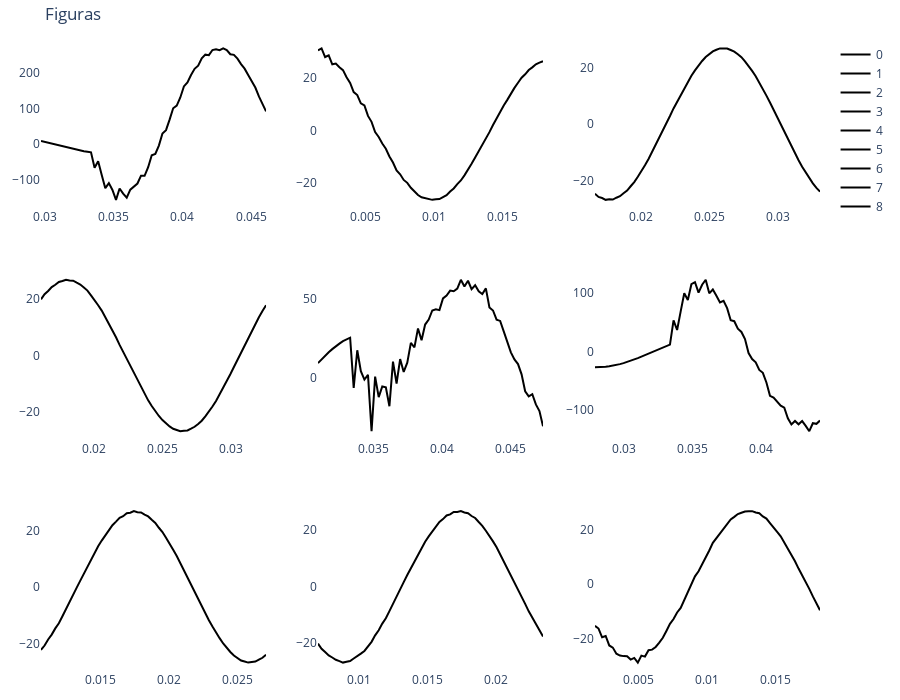

Notebook source saved alongside this figure:
### Markdown cell above
##### 6.2. Plotly Plot

### Code cell
from plotly.subplots import make_subplots
import plotly.graph_objects as go

fs = 3840
dataset_plot = Form1Dataset(
    dataset_dir, max_window_idx=max_window_idx, signal_name=signal_name, test=True
)
plot_dataloader = DataLoader(dataset_plot, batch_size=train_batch_size, shuffle=True)

dataiter = iter(plot_dataloader)
signal_windows, t_windows, labels, *_ = next(dataiter)

x = model(signal_windows[0:9].to(device))
x = x.detach()

# Crear Matriz de confusión
df = confussion_matrix(x, labels[0:9])
print(df)

# figure = plt.figure(figsize=(10, 10))
cols, rows = 3, 3
fig = make_subplots(rows=rows, cols=cols)

for i in range(0, cols * rows):

    col = i % cols
    row = i // cols
    fig.add_trace(
        go.Scatter(
            name=i, x=t_windows[i, :], y=signal_windows[i, :, 0], marker_color="black"
        ),
        row=row + 1,
        col=col + 1,
    )

fig.update_layout(
    height=700,
    width=900,
    title_text="Figuras",
    margin={"b": 20, "t": 40, "l": 20, "r": 30},
    plot_bgcolor="rgba(0,0,0,0)",
    # paper_bgcolor="whitesmoke",
)
fig.show()
